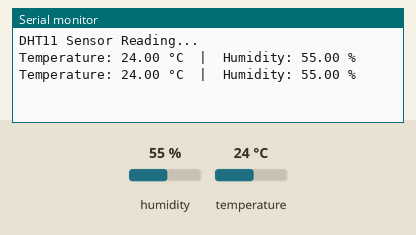
Bench run of a sketch on a simulated ESP8266 (NodeMCU). Parts: the last lines printed to the serial monitor. The test bench sets the inputs (shaded band); at power-on: humidity 55 %, temperature 24 °C.

Above: at 10.8 s.
10.9 s: humidity set to 22 %
At 20.7 s:
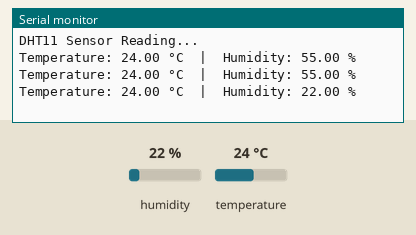
20.9 s: temperature set to 12 °C
At 30.7 s:
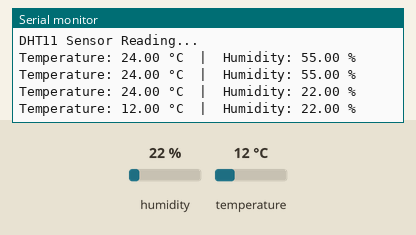
30.9 s: humidity set to 40 %
At 40.9 s:
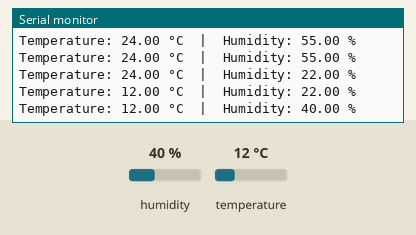
Timing chart, 0 to 42.4 s (numbered marks = the images above; inputs shaded):
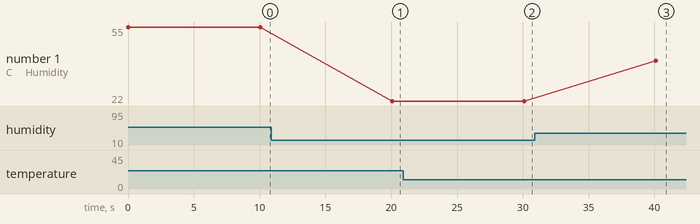

Measured:
- after the input at 10.9 s, the serial monitor: prints a new line after 9.2 s (image 1)
- after the input at 20.9 s, the serial monitor: prints a new line after 9.2 s (image 2)
- after the input at 30.9 s, the serial monitor: prints a new line after 9.2 s (image 3)
- plotted number 1: 55 → 22 after the input at 10.9 s, 22 → 40 after the input at 30.9 s

The sketch:

dht_sensor_nodemcu.ino
```cpp
#include <DHT.h>

#define DHTPIN D2      // Define the pin where the sensor is connected
#define DHTTYPE DHT11 // Define the sensor type

DHT dht(DHTPIN, DHTTYPE);

void setup() {
    Serial.begin(115200);
    Serial.println("DHT11 Sensor Reading...");
    dht.begin();
}

void loop() {
    float temperature = dht.readTemperature(); // Read temperature in Celsius
    float humidity = dht.readHumidity();      // Read humidity

    if (isnan(temperature) || isnan(humidity)) {
        Serial.println("Failed to read from DHT sensor!");
        return;
    }

    Serial.print("Temperature: ");
    Serial.print(temperature);
    Serial.print(" °C  |  Humidity: ");
    Serial.print(humidity);
    Serial.println(" %");

    delay(10000); // Wait for 2 seconds before next reading
}
```
